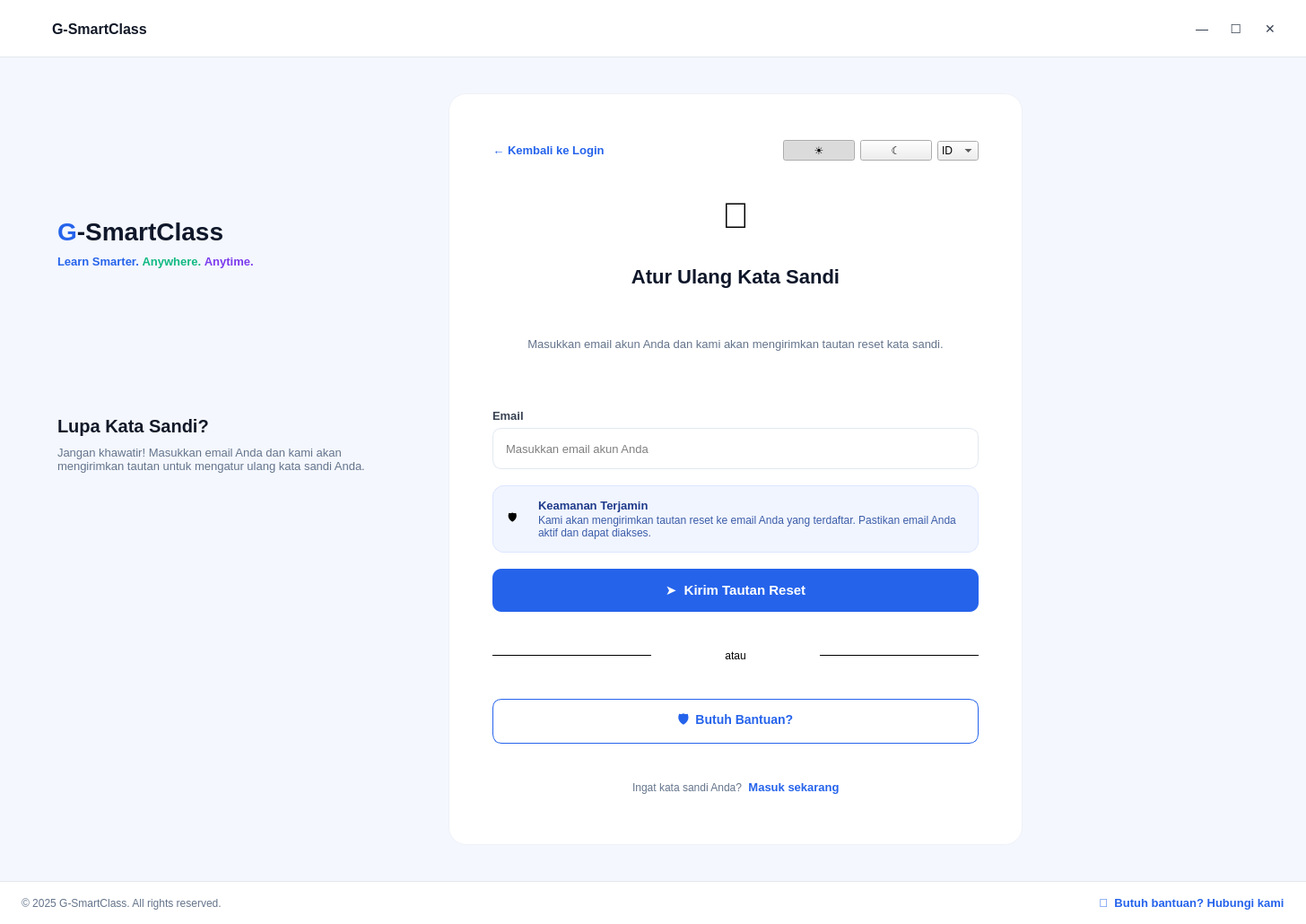
<?xml version="1.0" encoding="UTF-8"?>
<ui version="4.0">
 <class>ForgotPasswordView</class>
 <widget class="QWidget" name="ForgotPasswordView">
  <property name="geometry">
   <rect><x>0</x><y>0</y><width>1456</width><height>1030</height></rect>
  </property>
  <property name="windowTitle"><string>G-SmartClass - Forgot Password</string></property>
  <property name="minimumSize"><size><width>1100</width><height>760</height></size></property>
  <property name="styleSheet">
   <string notr="true">
QWidget#ForgotPasswordView { background-color:#FFFFFF; font-family:'Inter'; }
QFrame#topBar { background-color:#FFFFFF; border-bottom:1px solid #E5E7EB; }
QFrame#contentArea { background-color:#F4F7FE; }
QFrame#authCard { background-color:#FFFFFF; border-radius:20px; border:1px solid #EEF1F6; }
QFrame#securityNotice { background-color:#F1F5FF; border-radius:12px; border:1px solid #DCE6FF; }
QLabel#lblAppName { font-size:16px; font-weight:600; color:#111827; }
QLabel#lblBrandName { font-size:28px; font-weight:700; }
QLabel#lblTagline { font-size:13px; font-weight:600; }
QLabel#lblSectionTitle { font-size:20px; font-weight:700; color:#111827; }
QLabel#lblSectionDesc { font-size:13px; color:#64748B; }
QLabel#lblIconEnvelope { font-size:40px; }
QLabel#lblCardTitle { font-size:22px; font-weight:700; color:#0F172A; }
QLabel#lblCardSubtitle { font-size:13px; color:#64748B; }
QLabel#lblFieldEmail { font-size:13px; font-weight:600; color:#374151; }
QLabel#lblNoticeTitle { font-size:13px; font-weight:700; color:#1E3A8A; }
QLabel#lblNoticeDesc { font-size:12px; color:#3B5CA8; }
QLineEdit { min-height:44px; border:1px solid #E2E8F0; border-radius:10px; padding:0 12px; font-size:13px; }
QLineEdit:focus { border:1px solid #2563EB; }
QPushButton#btnSendReset { background-color:#2563EB; color:#FFFFFF; font-size:15px; font-weight:600; border-radius:10px; min-height:48px; }
QPushButton#btnSendReset:hover { background-color:#1D4ED8; }
QPushButton#btnNeedHelp { background-color:#FFFFFF; color:#2563EB; font-size:14px; font-weight:600; border:1px solid #2563EB; border-radius:10px; min-height:48px; }
QPushButton#btnBackToLogin, QPushButton#btnGoToLogin, QPushButton#btnHelp { background:transparent; border:none; color:#2563EB; font-size:13px; font-weight:600; }
QPushButton#btnMinimize, QPushButton#btnMaximize, QPushButton#btnClose { background:transparent; border:none; font-size:14px; color:#374151; }
QPushButton#btnClose:hover { background-color:#FEE2E2; border-radius:6px; }
QPushButton[role="themeToggleBtn"] { border:none; border-radius:14px; padding:4px 10px; background:transparent; }
QPushButton[role="themeToggleBtn"]:checked { background-color:#DBEAFE; }
QFrame#footerBar { background-color:#FFFFFF; border-top:1px solid #E5E7EB; }
QLabel#lblCopyright, QLabel#lblRememberPassword { font-size:12px; color:#64748B; }
   </string>
  </property>
  <layout class="QVBoxLayout" name="rootLayout">
   <property name="spacing"><number>0</number></property>
   <property name="leftMargin"><number>0</number></property>
   <property name="topMargin"><number>0</number></property>
   <property name="rightMargin"><number>0</number></property>
   <property name="bottomMargin"><number>0</number></property>
   <item>
    <widget class="QFrame" name="topBar">
     <property name="minimumSize"><size><width>0</width><height>64</height></size></property>
     <property name="maximumSize"><size><width>16777215</width><height>64</height></size></property>
     <layout class="QHBoxLayout" name="topBarLayout">
      <property name="leftMargin"><number>24</number></property>
      <property name="rightMargin"><number>24</number></property>
      <item><widget class="QLabel" name="lblLogoIcon"><property name="minimumSize"><size><width>28</width><height>28</height></size></property><property name="maximumSize"><size><width>28</width><height>28</height></size></property><property name="pixmap"><pixmap>:/assets/logo/gsmartclass_mark.png</pixmap></property><property name="scaledContents"><bool>true</bool></property></widget></item>
      <item><widget class="QLabel" name="lblAppName"><property name="text"><string>G-SmartClass</string></property></widget></item>
      <item><spacer name="topBarSpacer"><property name="orientation"><enum>Qt::Horizontal</enum></property><property name="sizeHint" stdset="0"><size><width>40</width><height>20</height></size></property></spacer></item>
      <item><widget class="QPushButton" name="btnMinimize"><property name="minimumSize"><size><width>32</width><height>32</height></size></property><property name="text"><string>—</string></property></widget></item>
      <item><widget class="QPushButton" name="btnMaximize"><property name="minimumSize"><size><width>32</width><height>32</height></size></property><property name="text"><string>☐</string></property></widget></item>
      <item><widget class="QPushButton" name="btnClose"><property name="minimumSize"><size><width>32</width><height>32</height></size></property><property name="text"><string>✕</string></property></widget></item>
     </layout>
    </widget>
   </item>
   <item>
    <widget class="QFrame" name="contentArea">
     <layout class="QHBoxLayout" name="contentAreaLayout">
      <property name="spacing"><number>0</number></property>
      <property name="leftMargin"><number>0</number></property>
      <property name="topMargin"><number>0</number></property>
      <property name="rightMargin"><number>0</number></property>
      <property name="bottomMargin"><number>0</number></property>
      <item>
       <widget class="QFrame" name="leftPanel">
        <property name="minimumSize"><size><width>460</width><height>0</height></size></property>
        <layout class="QVBoxLayout" name="leftPanelLayout">
         <property name="leftMargin"><number>64</number></property>
         <property name="topMargin"><number>48</number></property>
         <property name="rightMargin"><number>48</number></property>
         <property name="bottomMargin"><number>32</number></property>
         <property name="spacing"><number>10</number></property>
         <item><widget class="QLabel" name="lblLogoBig"><property name="minimumSize"><size><width>120</width><height>120</height></size></property><property name="maximumSize"><size><width>120</width><height>120</height></size></property><property name="pixmap"><pixmap>:/assets/logo/gsmartclass_mark.png</pixmap></property><property name="scaledContents"><bool>true</bool></property></widget></item>
         <item><widget class="QLabel" name="lblBrandName"><property name="text"><string>&lt;span style=&quot;color:#2563EB;&quot;&gt;G&lt;/span&gt;&lt;span style=&quot;color:#0F172A;&quot;&gt;-SmartClass&lt;/span&gt;</string></property><property name="textFormat"><enum>Qt::RichText</enum></property></widget></item>
         <item><widget class="QLabel" name="lblTagline"><property name="text"><string>&lt;span style=&quot;color:#2563EB;&quot;&gt;Learn Smarter.&lt;/span&gt; &lt;span style=&quot;color:#10B981;&quot;&gt;Anywhere.&lt;/span&gt; &lt;span style=&quot;color:#7C3AED;&quot;&gt;Anytime.&lt;/span&gt;</string></property><property name="textFormat"><enum>Qt::RichText</enum></property></widget></item>
         <item><spacer name="spacerAfterBrand"><property name="orientation"><enum>Qt::Vertical</enum></property><property name="sizeHint" stdset="0"><size><width>20</width><height>24</height></size></property></spacer></item>
         <item><widget class="QLabel" name="lblSectionTitle"><property name="text"><string>Lupa Kata Sandi?</string></property></widget></item>
         <item><widget class="QLabel" name="lblSectionDesc"><property name="text"><string>Jangan khawatir! Masukkan email Anda dan kami akan mengirimkan tautan untuk mengatur ulang kata sandi Anda.</string></property><property name="wordWrap"><bool>true</bool></property></widget></item>
         <item><spacer name="spacerBeforeIllustration"><property name="orientation"><enum>Qt::Vertical</enum></property><property name="sizeHint" stdset="0"><size><width>20</width><height>20</height></size></property></spacer></item>
         <item><widget class="QLabel" name="lblIllustration"><property name="minimumSize"><size><width>0</width><height>260</height></size></property><property name="maximumSize"><size><width>16777215</width><height>320</height></size></property><property name="pixmap"><pixmap>:/assets/illustration/forgot_password_envelope.png</pixmap></property><property name="alignment"><set>Qt::AlignLeft|Qt::AlignBottom</set></property></widget></item>
        </layout>
       </widget>
      </item>
      <item>
       <widget class="QFrame" name="rightPanel">
        <layout class="QVBoxLayout" name="rightPanelOuterLayout">
         <property name="leftMargin"><number>40</number></property>
         <property name="topMargin"><number>40</number></property>
         <property name="rightMargin"><number>40</number></property>
         <property name="bottomMargin"><number>40</number></property>
         <item>
          <widget class="QFrame" name="authCard">
           <property name="maximumSize"><size><width>640</width><height>16777215</height></size></property>
           <layout class="QVBoxLayout" name="authCardLayout">
            <property name="leftMargin"><number>48</number></property>
            <property name="topMargin"><number>32</number></property>
            <property name="rightMargin"><number>48</number></property>
            <property name="bottomMargin"><number>32</number></property>
            <property name="spacing"><number>18</number></property>
            <item>
             <widget class="QFrame" name="cardHeader">
              <layout class="QHBoxLayout" name="cardHeaderLayout">
               <property name="leftMargin"><number>0</number></property><property name="topMargin"><number>0</number></property><property name="rightMargin"><number>0</number></property><property name="bottomMargin"><number>0</number></property>
               <item><widget class="QPushButton" name="btnBackToLogin"><property name="text"><string>← Kembali ke Login</string></property><property name="cursor"><cursorShape>PointingHandCursor</cursorShape></property></widget></item>
               <item><spacer name="cardHeaderSpacer"><property name="orientation"><enum>Qt::Horizontal</enum></property><property name="sizeHint" stdset="0"><size><width>40</width><height>20</height></size></property></spacer></item>
               <item><widget class="QPushButton" name="btnThemeLight"><property name="text"><string>☀</string></property><property name="checkable"><bool>true</bool></property><property name="checked"><bool>true</bool></property></widget></item>
               <item><widget class="QPushButton" name="btnThemeDark"><property name="text"><string>☾</string></property><property name="checkable"><bool>true</bool></property></widget></item>
               <item><widget class="QComboBox" name="cmbLanguage"><item><property name="text"><string>ID</string></property></item><item><property name="text"><string>EN</string></property></item></widget></item>
              </layout>
             </widget>
            </item>
            <item>
             <widget class="QLabel" name="lblIconEnvelope">
              <property name="text"><string>📧</string></property>
              <property name="alignment"><set>Qt::AlignHCenter</set></property>
             </widget>
            </item>
            <item><widget class="QLabel" name="lblCardTitle"><property name="text"><string>Atur Ulang Kata Sandi</string></property><property name="alignment"><set>Qt::AlignHCenter</set></property></widget></item>
            <item><widget class="QLabel" name="lblCardSubtitle"><property name="text"><string>Masukkan email akun Anda dan kami akan mengirimkan tautan reset kata sandi.</string></property><property name="alignment"><set>Qt::AlignHCenter</set></property><property name="wordWrap"><bool>true</bool></property></widget></item>
            <item>
             <layout class="QVBoxLayout" name="fieldEmailLayout">
              <property name="spacing"><number>6</number></property>
              <item><widget class="QLabel" name="lblFieldEmail"><property name="text"><string>Email</string></property></widget></item>
              <item><widget class="QLineEdit" name="inputEmail"><property name="placeholderText"><string>Masukkan email akun Anda</string></property></widget></item>
             </layout>
            </item>
            <item>
             <widget class="QFrame" name="securityNotice">
              <layout class="QHBoxLayout" name="securityNoticeLayout">
               <property name="leftMargin"><number>16</number></property><property name="topMargin"><number>14</number></property><property name="rightMargin"><number>16</number></property><property name="bottomMargin"><number>14</number></property>
               <item><widget class="QLabel" name="iconNoticeShield"><property name="minimumSize"><size><width>28</width><height>28</height></size></property><property name="maximumSize"><size><width>28</width><height>28</height></size></property><property name="text"><string>🛡</string></property></widget></item>
               <item>
                <layout class="QVBoxLayout" name="noticeTextLayout">
                 <property name="spacing"><number>2</number></property>
                 <item><widget class="QLabel" name="lblNoticeTitle"><property name="text"><string>Keamanan Terjamin</string></property></widget></item>
                 <item><widget class="QLabel" name="lblNoticeDesc"><property name="text"><string>Kami akan mengirimkan tautan reset ke email Anda yang terdaftar. Pastikan email Anda aktif dan dapat diakses.</string></property><property name="wordWrap"><bool>true</bool></property></widget></item>
                </layout>
               </item>
              </layout>
             </widget>
            </item>
            <item>
             <widget class="QPushButton" name="btnSendReset">
              <property name="text"><string>➤  Kirim Tautan Reset</string></property>
              <property name="cursor"><cursorShape>PointingHandCursor</cursorShape></property>
             </widget>
            </item>
            <item>
             <widget class="QFrame" name="dividerRow">
              <layout class="QHBoxLayout" name="dividerRowLayout">
               <property name="leftMargin"><number>0</number></property><property name="topMargin"><number>0</number></property><property name="rightMargin"><number>0</number></property><property name="bottomMargin"><number>0</number></property>
               <item><widget class="QFrame" name="dividerLineLeft"><property name="frameShape"><enum>QFrame::HLine</enum></property></widget></item>
               <item><widget class="QLabel" name="lblOr"><property name="text"><string>atau</string></property><property name="alignment"><set>Qt::AlignCenter</set></property></widget></item>
               <item><widget class="QFrame" name="dividerLineRight"><property name="frameShape"><enum>QFrame::HLine</enum></property></widget></item>
              </layout>
             </widget>
            </item>
            <item>
             <widget class="QPushButton" name="btnNeedHelp">
              <property name="text"><string>🛡  Butuh Bantuan?</string></property>
              <property name="cursor"><cursorShape>PointingHandCursor</cursorShape></property>
             </widget>
            </item>
            <item>
             <widget class="QFrame" name="loginRow">
              <layout class="QHBoxLayout" name="loginRowLayout">
               <property name="leftMargin"><number>0</number></property><property name="topMargin"><number>0</number></property><property name="rightMargin"><number>0</number></property><property name="bottomMargin"><number>0</number></property>
               <item><spacer name="loginRowSpacerLeft"><property name="orientation"><enum>Qt::Horizontal</enum></property><property name="sizeHint" stdset="0"><size><width>40</width><height>20</height></size></property></spacer></item>
               <item><widget class="QLabel" name="lblRememberPassword"><property name="text"><string>Ingat kata sandi Anda?</string></property></widget></item>
               <item><widget class="QPushButton" name="btnGoToLogin"><property name="text"><string>Masuk sekarang</string></property></widget></item>
               <item><spacer name="loginRowSpacerRight"><property name="orientation"><enum>Qt::Horizontal</enum></property><property name="sizeHint" stdset="0"><size><width>40</width><height>20</height></size></property></spacer></item>
              </layout>
             </widget>
            </item>
           </layout>
          </widget>
         </item>
        </layout>
       </widget>
      </item>
     </layout>
    </widget>
   </item>
   <item>
    <widget class="QFrame" name="footerBar">
     <property name="minimumSize"><size><width>0</width><height>48</height></size></property>
     <property name="maximumSize"><size><width>16777215</width><height>48</height></size></property>
     <layout class="QHBoxLayout" name="footerBarLayout">
      <property name="leftMargin"><number>24</number></property>
      <property name="rightMargin"><number>24</number></property>
      <item><widget class="QLabel" name="lblCopyright"><property name="text"><string>© 2025 G-SmartClass. All rights reserved.</string></property></widget></item>
      <item><spacer name="footerBarSpacer"><property name="orientation"><enum>Qt::Horizontal</enum></property><property name="sizeHint" stdset="0"><size><width>40</width><height>20</height></size></property></spacer></item>
      <item><widget class="QPushButton" name="btnHelp"><property name="text"><string>💬  Butuh bantuan? Hubungi kami</string></property></widget></item>
     </layout>
    </widget>
   </item>
  </layout>
 </widget>
 <resources/>
 <connections/>
</ui>
